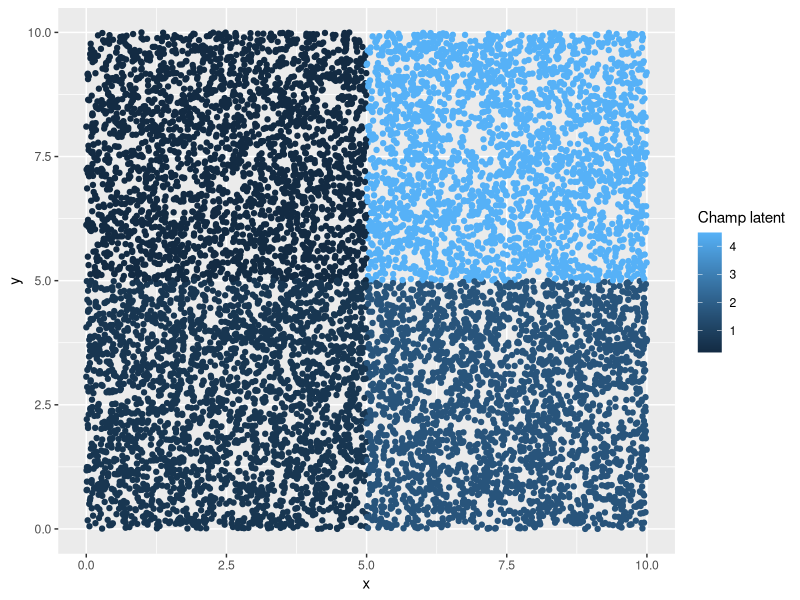
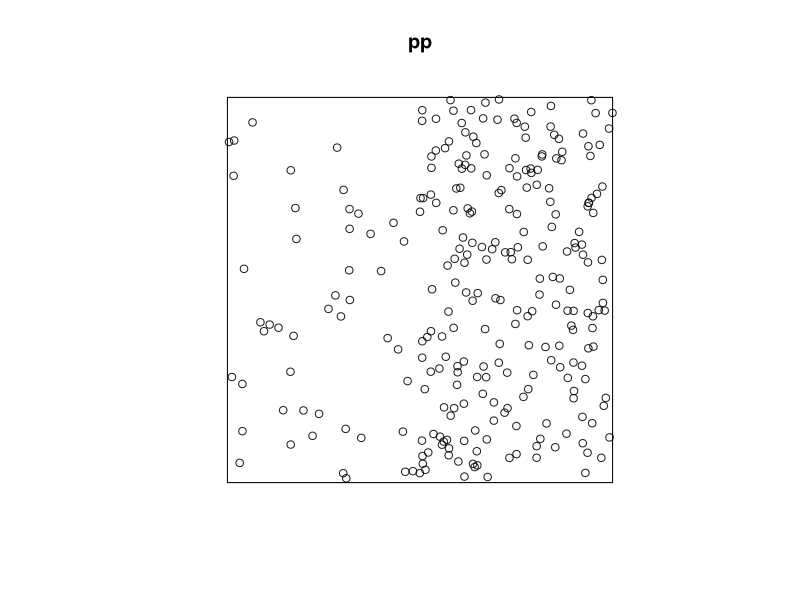
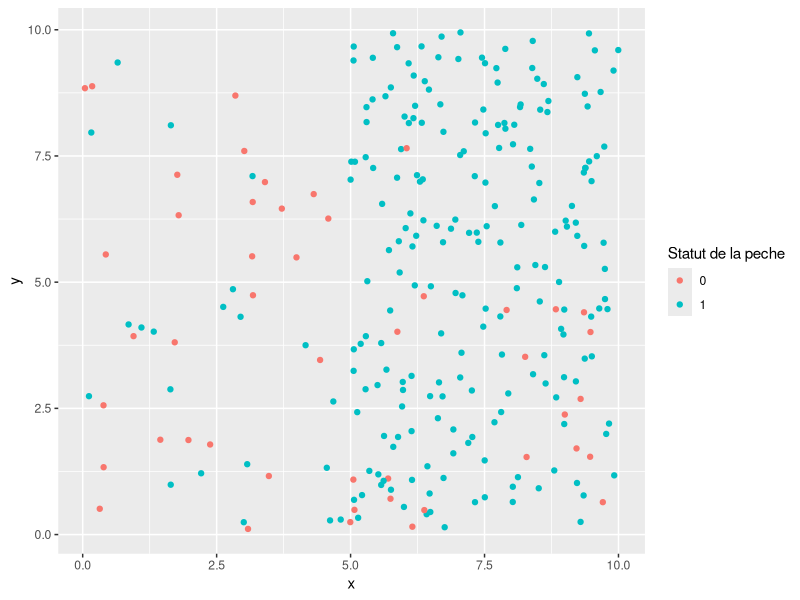
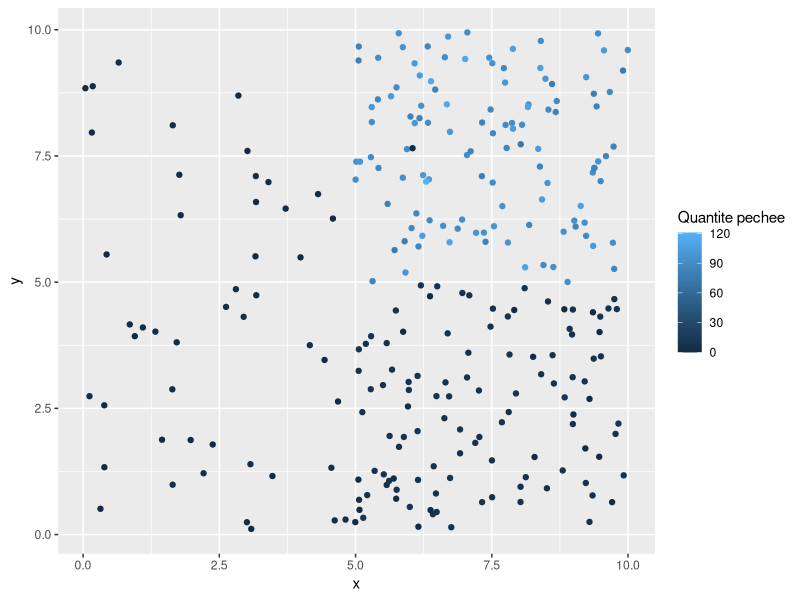
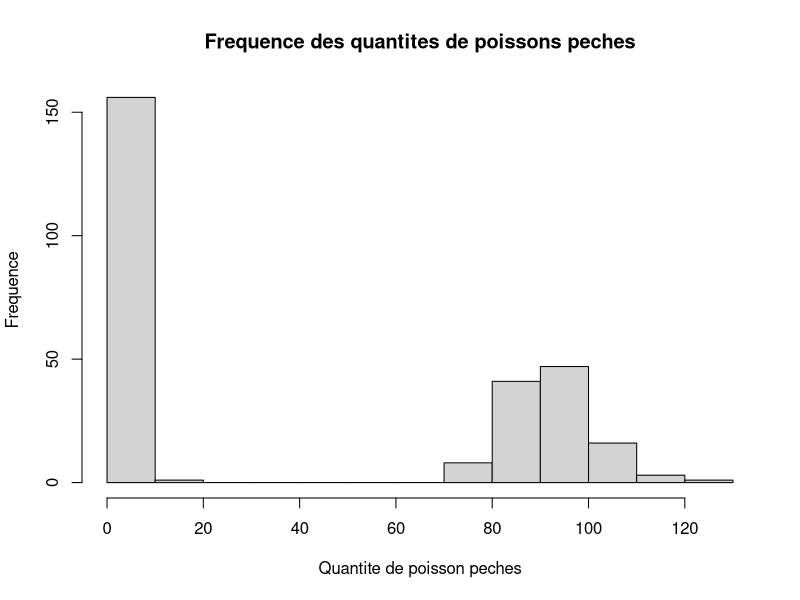
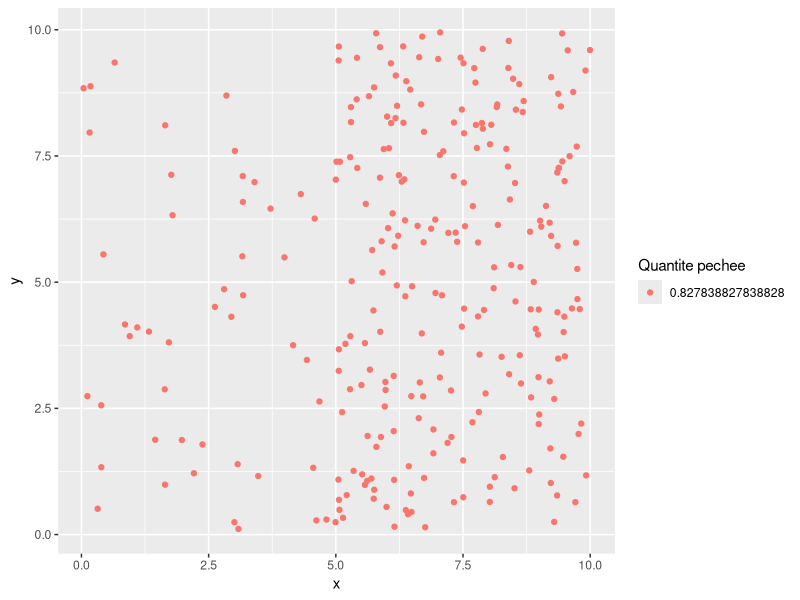
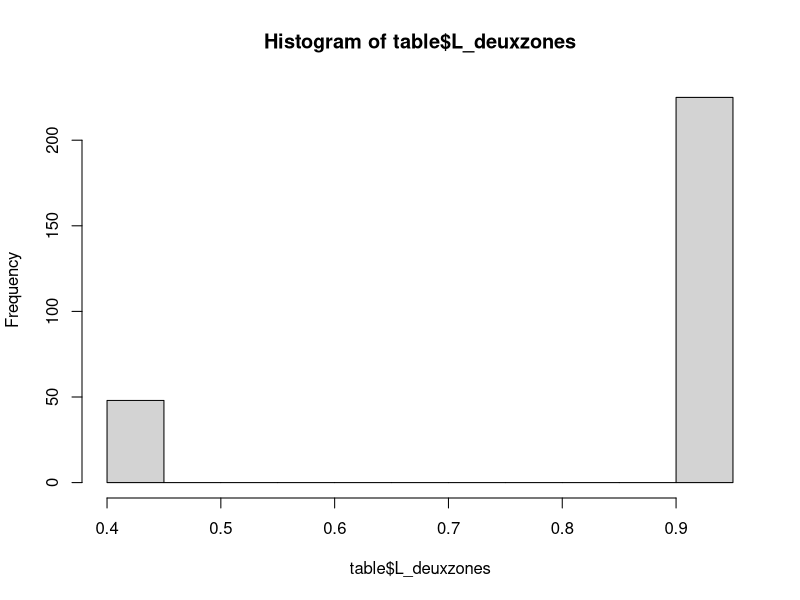
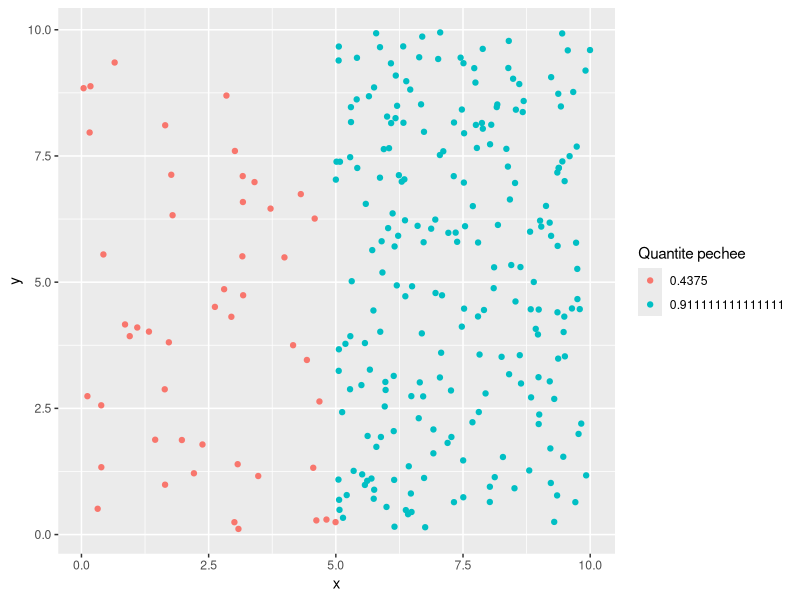

Write the R code that produced these figures, in order.
## ---- chunk 1
knitr::opts_chunk$set(echo = TRUE, warning = FALSE)
## ---- chunk 2
library(spatstat)
library(tidyverse)
library(ggplot2)
## ---- chunk 3

zonage <- function(x,y, xmed = 5, ymed = 5){
  ifelse(x<xmed, 1, 2) + ifelse(y<ymed, 0, 2) 
}

zonage(7,7)
## ---- chunk 4
alpha_s <- -0.5
betas_s <- c(0, 1, -1, 2)
## ---- chunk 5
latent_field_function <- function(x,y, alpha_s, betas_s){
  exp(alpha_s +  betas_s[zonage(x,y)])
}

latent_field_function(7,7,alpha_s, betas_s)
## ---- chunk 6
dta <- data.frame(x = runif(n = 10000, 0,10 ), y = runif(10000, 0, 10)) %>% 
  mutate(z= latent_field_function(x, y, alpha_s, betas_s))
ggplot(data= dta) + geom_point(aes(x=x, y=y, col = z)) + labs(colour= "Champ latent")
## ---- chunk 7
alpha_xf <- 1
b_f <- 1
## ---- chunk 8
lambda_function <- function(x, y, alpha_xf, b_f, alpha_s, betas_s){
  exp(alpha_xf + b_f * log(latent_field_function(x,y, alpha_s, betas_s)))
}

lambda_function(7,7,alpha_xf, b_f, alpha_s, betas_s)
## ---- chunk 9
pp = rpoispp(lambda_function, lmax=4.5, win=owin(c(0,10),c(0,10)),
             alpha_xf=alpha_xf, b_f=b_f, alpha_s= alpha_s, betas_s = betas_s)
plot(pp)
## ---- chunk 10
Y = rep(0, len = length(pp$x))
## ---- chunk 11
# On fixe la capturabilité a 1
q = 1

# Pêche attendue
peche_attendue = function(x, y, q){
  q * latent_field_function(x, y, alpha_s, betas_s)
}

peche_attendue(7,7,q)
## ---- chunk 12
#  On fixe l'intensité de 0 captures, ksi, a 0
ksi = 0

# Proba d'absence de capture
p0_bernoulli = function(x, y, ksi, q){
  exp(-exp(ksi) * peche_attendue(x, y, q))
}

p0_bernoulli(7,7,ksi,q)
## ---- chunk 13
Y = 1 - rbinom(n=length(Y), size=1, prob=p0_bernoulli(pp$x, pp$y, ksi, q))
## ---- chunk 14
table = data.frame(x=pp$x, y=pp$y, peche=Y)
## ---- chunk 15
ggplot(table) + geom_point(aes(x=x, y=y, col=as.factor(peche))) + labs(color= "Statut de la peche")
## ---- chunk 16
L = rlnorm(n=length(Y), 
           meanlog = peche_attendue(pp$x, pp$y, q)/(1 - p0_bernoulli(pp$x, pp$y, ksi, q)),
           sdlog=0.1)
## ---- chunk 17
table <-table %>%
  mutate(quantite = L*Y)
## ---- chunk 18
ggplot(table) + 
  geom_point(aes(x=x, y=y, col=quantite)) + labs(color= "Quantite pechee")
## ---- chunk 19
hist(table$quantite, main = "Frequence des quantites de poissons peches", xlab = "Quantite de poisson peches", ylab = "Frequence")
## ---- chunk 20
capturetotale = sum(table$peche)
## ---- chunk 21
table$L_unezone = mean(table$peche)
ggplot(table) + geom_point(aes(x=x, y=y, col=as.factor(L_unezone))) + labs(color= "Quantite pechee")
## ---- chunk 22

# On coupe selon l'axe des x, a une valeur definie
xmed = 5
premierezone = table[which(table$x < xmed),]
deuxiemezone = table[which(table$x >= xmed),]
mean_premierezone = mean(premierezone$peche)
mean_deuxiemezone = mean(deuxiemezone$peche)
table$L_deuxzones = rep(0, nrow(table))
table[which(table$x < xmed), "L_deuxzones"] = mean_premierezone
table[which(table$x >= xmed), "L_deuxzones"] = mean_deuxiemezone
hist(table$L_deuxzones)
ggplot(table) + geom_point(aes(x=x, y=y, col=as.factor(L_deuxzones))) + labs(color= "Quantite pechee")
## ---- chunk 23
# On coupe selon l'axe des x et l'axe des y, a des valeurs definies
xmed = 5
ymed = 5
premierezone = table[which(table$x < xmed & table$y < ymed),]
deuxiemezone = table[which(table$x < xmed & table$y >= ymed),]
troisiemezone = table[which(table$x >= xmed & table$y < ymed),]
quatriemezone = table[which(table$x >= xmed & table$y >= ymed),]
mean_premierezone = mean(premierezone$peche)
mean_deuxiemezone = mean(deuxiemezone$peche)
mean_troisiemezone = mean(troisiemezone$peche)
mean_quatriemezone = mean(quatriemezone$peche)
table$L_quatrezones = rep(0, nrow(table))
table[which(table$x < xmed & table$y < ymed), "L_quatrezones"] = mean_premierezone
table[which(table$x < xmed & table$y >= ymed), "L_quatrezones"] = mean_deuxiemezone
table[which(table$x >= xmed & table$y < ymed), "L_quatrezones"] = mean_troisiemezone
table[which(table$x >= xmed & table$y >= ymed), "L_quatrezones"] = mean_quatriemezone
hist(table$L_quatrezones, breaks = 100)
ggplot(table) + geom_point(aes(x=x, y=y, col=as.factor(L_quatrezones))) + labs(color= "Quantite pechee")
